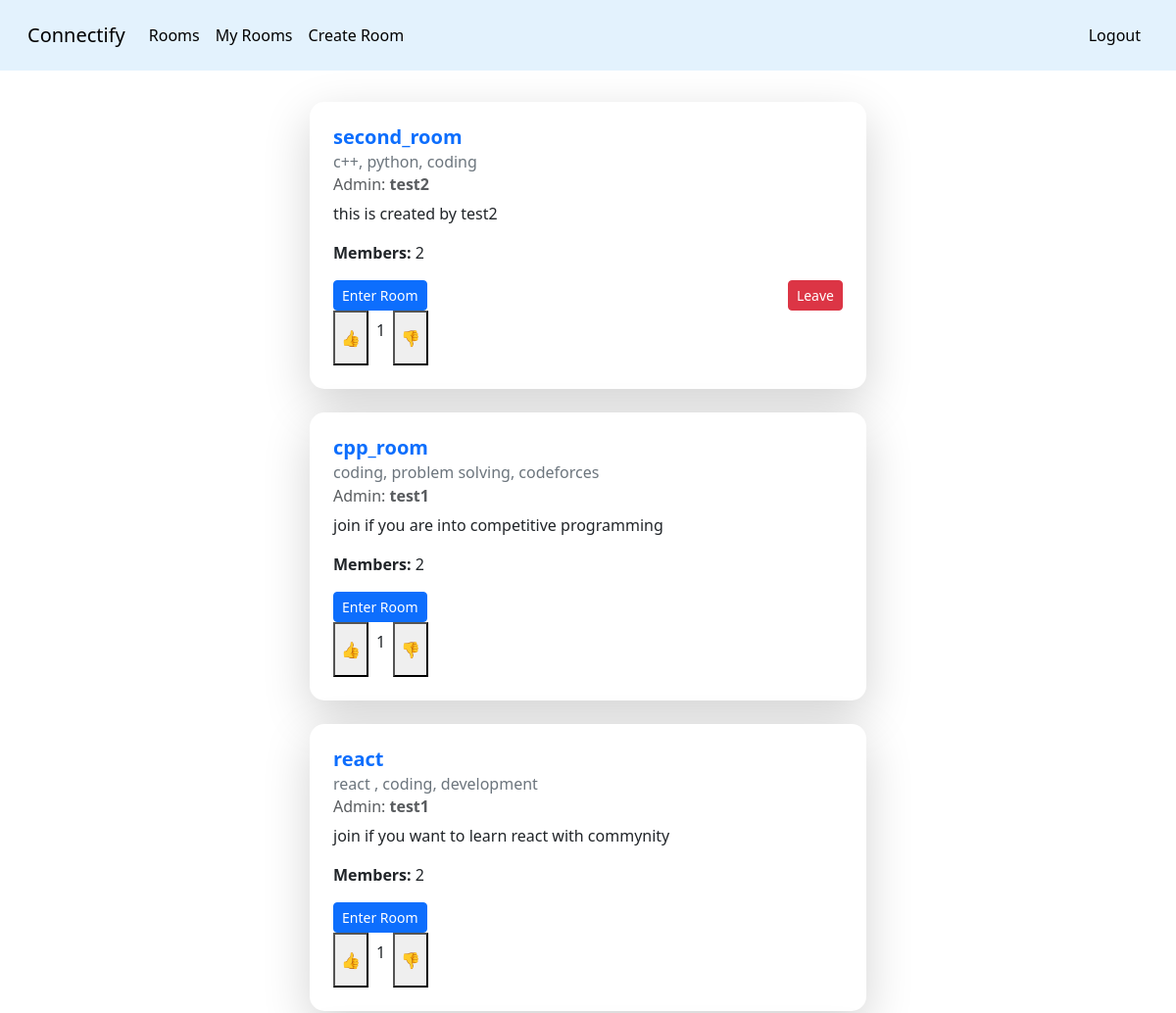
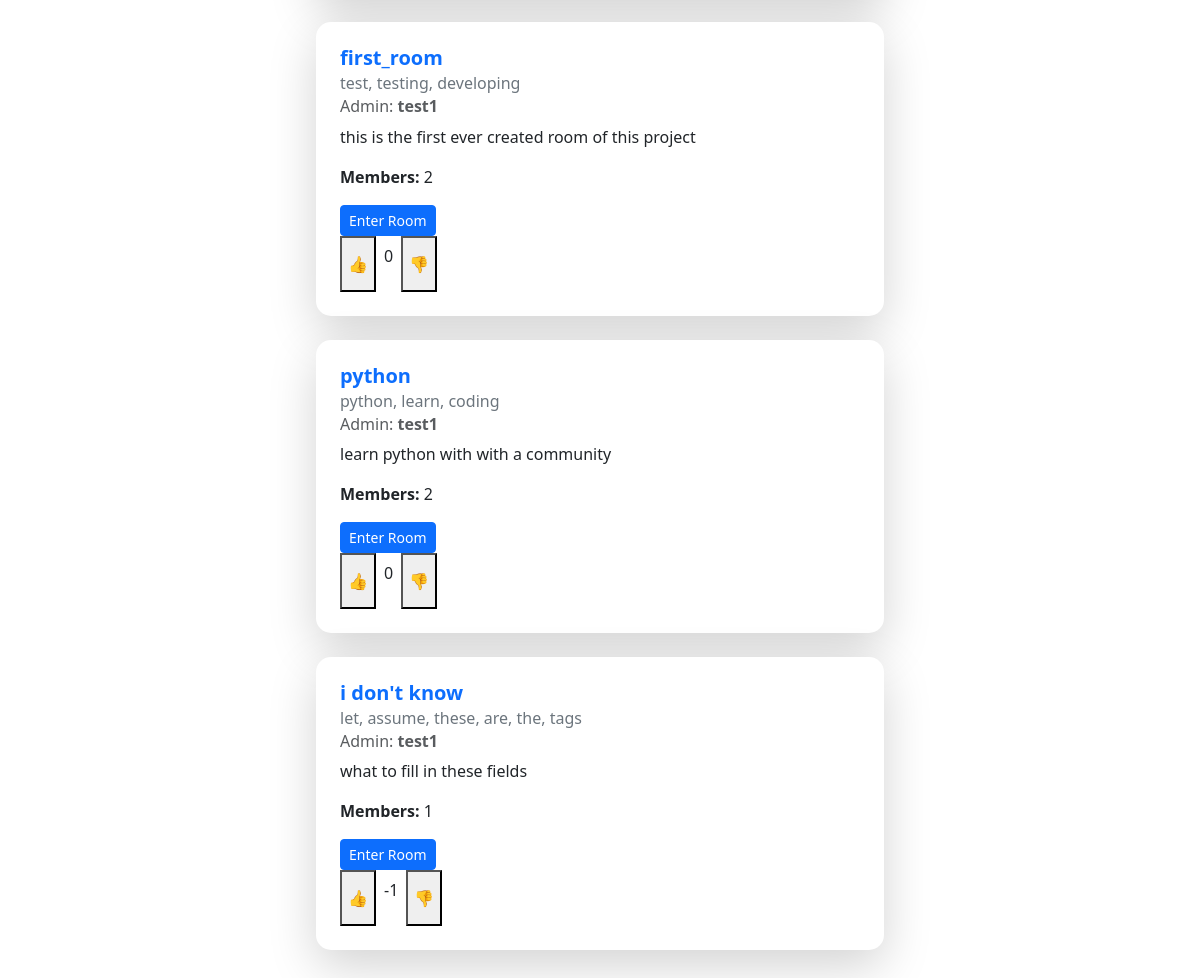
The app's page /dashboard/ (signed in) with its own data (2 pictures, top to bottom).
### room/models.py (models this page shows, shortened)
class Room(models.Model):
    room_name = models.CharField(max_length=100)
    created_by = models.ForeignKey(User, on_delete=models.CASCADE, related_name= 'created_rooms')
    created_at = models.DateTimeField(auto_now_add = True)
    description = models.CharField(max_length=500)
    tags = models.CharField(max_length=500)
    members = models.ManyToManyField(User, related_name='joined_rooms', blank=True)
    is_private = models.BooleanField(default=False)
    voters = models.JSONField(default=dict, blank = True)
    votecount = models.IntegerField(default= 0, blank= True)

### core/views.py (the view)
# urls.py: path('dashboard/' ,views.dashboard , name = 'dashboard'),
@login_required
def dashboard(request):
    rooms = Room.objects.all().order_by('-votecount')
    context = {'rooms':rooms}
    return render(request, 'core/dashboard.html',context)

### core/templates/core/dashboard.html (shortened to what this page needs)
{% extends "base.html" %}
{% block content %}
<div class="container w-50 p-3">
   {% for room in rooms %}
        <div class="card shadow-lg border-0" style="border-radius: 15px;">
            <div class="card-body p-4">
                <h5 class="card-title fw-bold text-primary">{{ room.room_name }}</h5>
                <h6 class="card-subtitle mb-2 text-secondary">{{ room.tags }}</h6>
                <h6 class="card-subtitle mb-2 text-muted">Admin: <span class="fw-semibold">{{ room.created_by.username }}</span></h6>
                <p class="card-text text-dark">{{ room.description }}</p>
                <p class="card-text"><strong>Members:</strong> {{ room.members.count }}</p>
                <div class="d-flex justify-content-between">
                    {% if room.is_private == False %}
                        <a href="{% url 'feed' room.id %}" class="btn btn-primary btn-sm">Enter Room</a>
                    {% endif %}
                    {% if user != room.created_by %}
                        {% if user in room.members.all %}
                            <a href="{% url 'leave_room' room.id %}" class="btn btn-danger btn-sm">Leave</a>
                        {% else %}
                            <a href="{% url 'join_room' room.id %}" class="btn btn-success btn-sm">Join</a>
                        {% endif %}
                    {% endif %}
                </div>
                <div class="d-flex">
                    <button id="upvote-btn-{{ room.id }}" class="vote-btn" data-room-id="{{ room.id }}" data-action="upvote">👍</button>
                    <p class="p-2" id="votecount-{{ room.id }}">{{ room.votecount }}</p>
                    <button id="downvote-btn-{{ room.id }}" class="vote-btn" data-room-id="{{ room.id }}" data-action="downvote">👎</button>
                </div>
            </div>
        </div>
        <br>
   {% endfor %}
</div>
{% endblock content %}

### records on screen
Room: room_name "second_room", tags "c++, python, coding", created_by.username "test2", description "this is created by test2", members.count "2", is_private "Enter Room", shows "Leave", votecount "1"
Room: room_name "cpp_room", tags "coding, problem solving, codeforces", created_by.username "test1", description "join if you are into competitive programming", members.count "2", is_private "Enter Room", votecount "1"
Room: room_name "react", tags "react , coding, development", created_by.username "test1", description "join if you want to learn react with commynity", members.count "2", is_private "Enter Room", votecount "1"
Room: room_name "first_room", tags "test, testing, developing", created_by.username "test1", description "this is the first ever created room of this project", members.count "2", is_private "Enter Room", votecount "0"
Room: room_name "python", tags "python, learn, coding", created_by.username "test1", description "learn python with with a community", members.count "2", is_private "Enter Room", votecount "0"
Room: room_name "i don't know", tags "let, assume, these, are, the, tags", created_by.username "test1", description "what to fill in these fields", members.count "1", is_private "Enter Room", votecount "-1"
